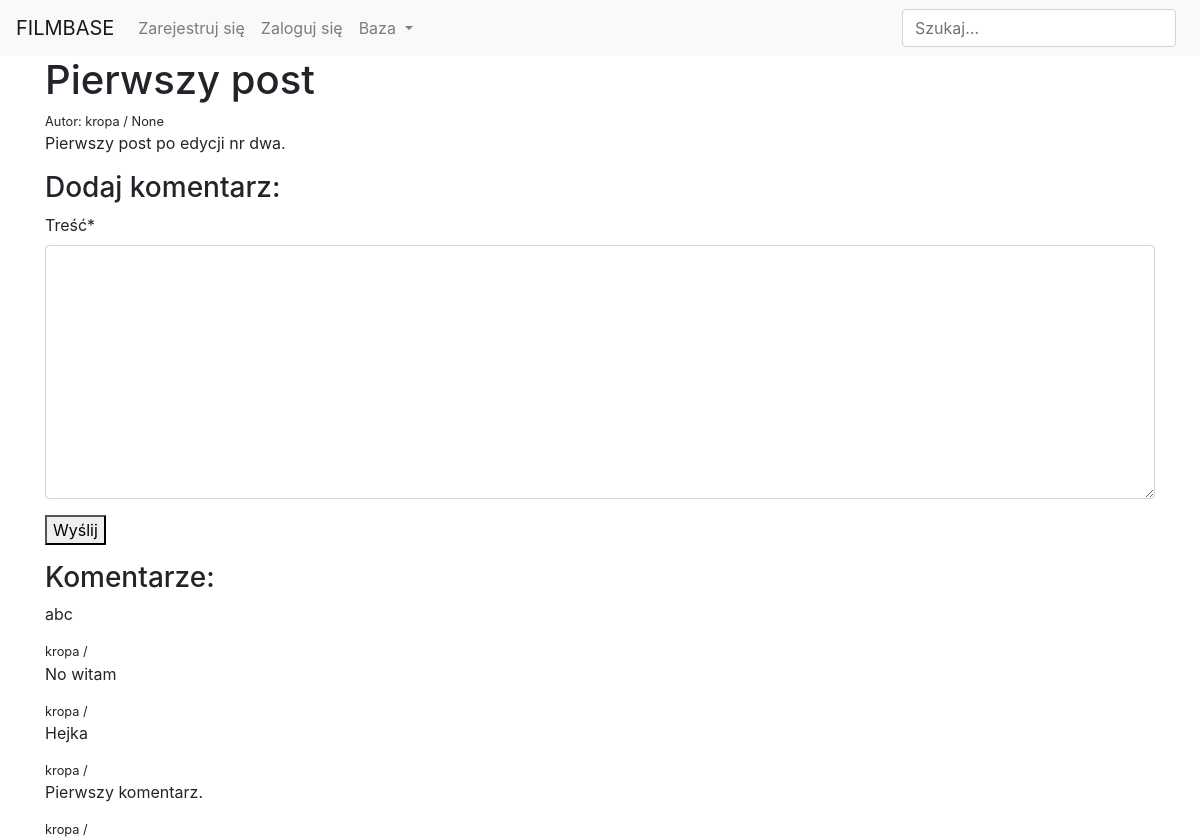
Before: /pierwszy-post with the older database file.
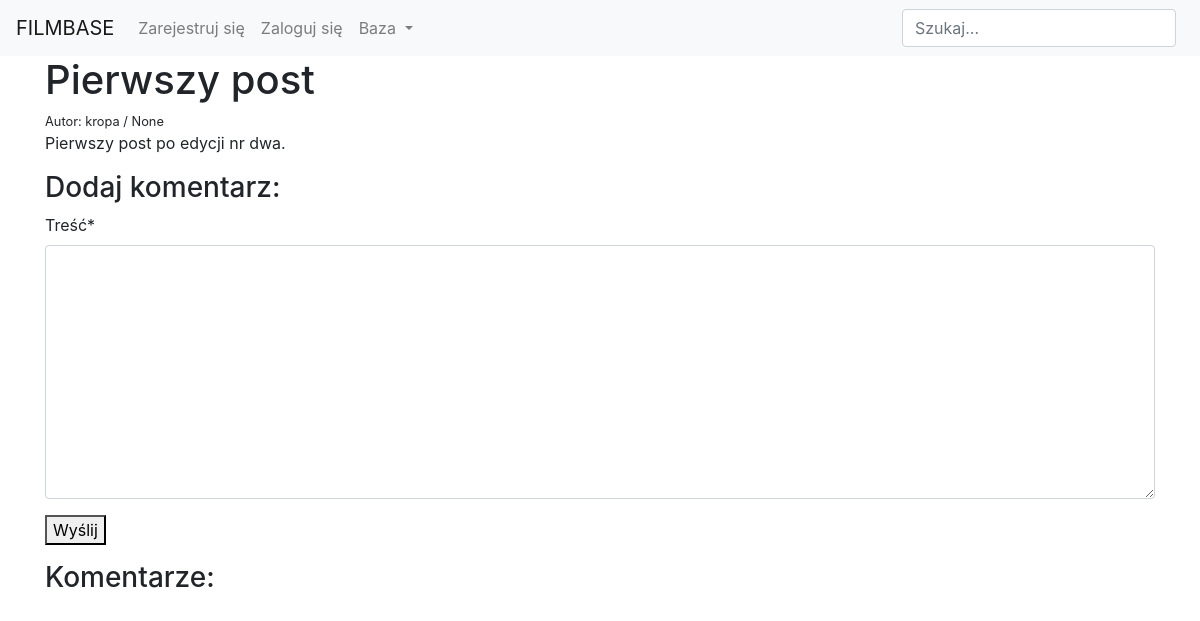
After: the same page with the newer database file.
### comments/models.py (models this page shows)
class Comment(models.Model):
    author = models.ForeignKey(User, on_delete=models.CASCADE)
    content = models.TextField(blank=False, null=False, max_length=500, verbose_name='Treść')
    date_of_create = models.DateTimeField(default=timezone.now)
    post = models.ForeignKey(Post, on_delete=models.CASCADE, null=True)
    topic = models.ForeignKey(Topic, on_delete=models.CASCADE, null=True)
    class Meta:
        ordering = ['-date_of_create']

### blog/views.py (the view, shortened to what this page needs)
# urls.py: path('<slug:slug>', PostDetailView.as_view(), name='post_detail'),
class PostDetailView(FormMixin, DetailView):
    model = Post
    template_name = 'blog/post_detail.html'
    context_object_name = 'post'
    form_class = CommentForm
    def get_context_data(self, **kwargs):
        context = super(PostDetailView, self).get_context_data(**kwargs)
        context['form'] = CommentForm(initial={'post': self.object})
        return context
    def post(self, request, *args, **kwargs):
        self.object = self.get_object()
        form = self.get_form()
        if form.is_valid():
            if request.method == 'POST':
                new_comment = Comment.objects.create(
                    author = self.request.user,
                    post = self.object,
                    content = form.cleaned_data['content']
                )
                return JsonResponse({'comment': model_to_dict(new_comment)}, status=200)
        else:
            return self.form_invalid(form)

### comments/forms.py
class CommentForm(forms.ModelForm):
    class Meta:
        model = Comment
        fields = ('content',)

### blog/templates/blog/post_detail.html (shortened to what this page needs)
{% extends 'users/base.html' %}
{% load crispy_forms_tags %}
{% block content %}
    <h1>{{ post.title }}</h1>
    <small>Autor: {{ post.author }} / {{ post.date_of_create }}</small>
    <p>{{ post.content }}</p>
    <h3>Dodaj komentarz:</h3>
    <form action="" method="POST" id="commentForm" data-url="{% url 'post_detail' slug=post.slug %}">
        {{ form|crispy }}
        <button type="button" id="commentBtn">Wyślij</button>
    </form>
    <div class="comments">
        {% include 'blog/post_comments.html' %}
    </div>
{% endblock %}

### blog/templates/blog/post_comments.html
<h3>Komentarze:</h3>
        {% for comment in post.comment_set.all %}
            <p>{{ comment.content }}</p>
            <small>{{ comment.author }} / {{ comment.date_of_create|date:"d E Y" }}</small>
        {% endfor %}

Changed rows visible on the page:
removed Comment: content "abc", author "kropa"
removed Comment: content "No witam", author "kropa"
removed Comment: content "Hejka", author "kropa"
removed Comment: content "Pierwszy komentarz.", author "kropa"
